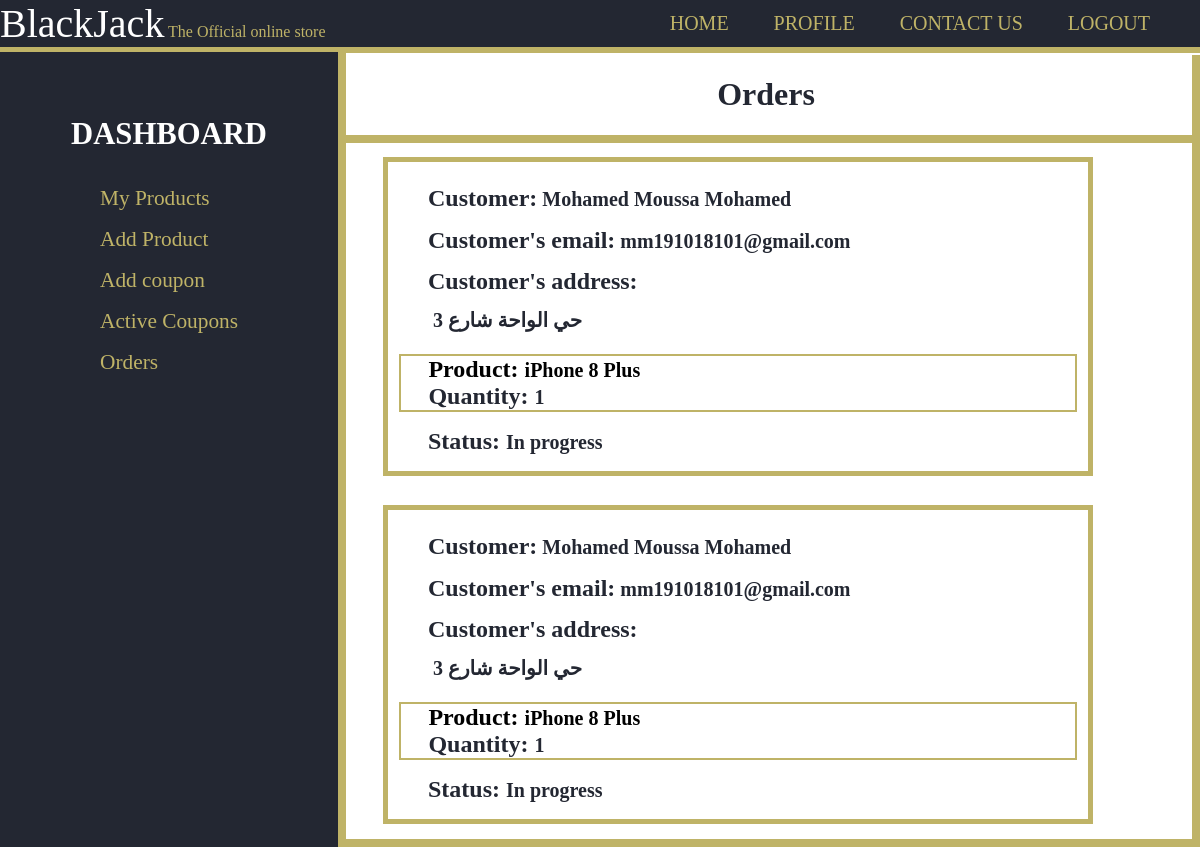
Before: /shop/orders/ (signed in) with the older database file.
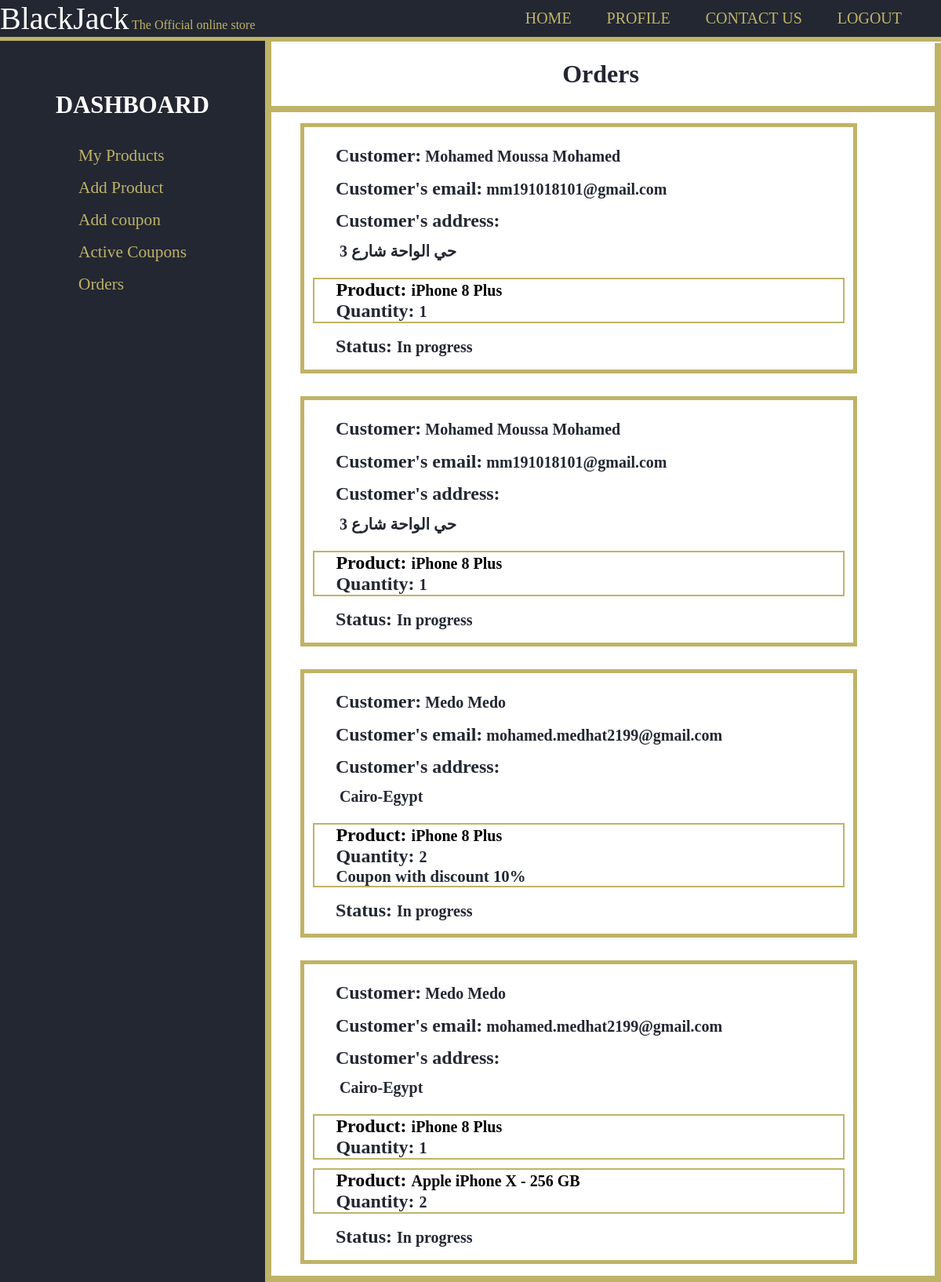
After: the same page with the newer database file.
### users/models.py (models this page shows, shortened)
class Order(models.Model):
    id = models.UUIDField(primary_key=True, default=uuid.uuid4, editable=False)
    products = models.ManyToManyField('users.InCart', related_name="ordered_products")
    is_delivered = models.BooleanField(default=False)
    is_ordered = models.BooleanField(default=False)
    bill = models.FloatField(default=0.0)
    coupon = models.ForeignKey('shop.Coupon',on_delete=models.SET_NULL,null=True,blank=True)
    created = models.DateTimeField(auto_now=True)
    class Meta:
        ordering = ['created']

class User(AbstractUser):
    phone_number = models.CharField(max_length=15,null=False,default="")
    phone_number_code = models.CharField(max_length=4,null=False,default="+20")
    country = models.CharField(max_length=30,null=False,default="Egypt")
    preferred_currency = models.CharField(max_length=3,null=False,default="EGP")
    address = models.CharField(max_length=100,null=False,default="")
    is_seller = models.BooleanField(default=False)
    cart = models.ManyToManyField('products.Product', blank=True, related_name="cart")
    wishlist = models.ManyToManyField('products.Product', blank=True, related_name="wishlist" )
    shop = models.ForeignKey('shop.Shop', related_name="user_shop",on_delete=models.SET_NULL, null=True, blank=True, default=None)
    orders = models.ManyToManyField('users.Order', blank=True, related_name="user_orders")

class InCart(models.Model):
    product = models.ForeignKey('products.Product',on_delete=models.CASCADE,null=True,default=None)
    quantity = models.PositiveSmallIntegerField(default=1)

### products/models.py (models this page shows, shortened)
class Product(models.Model):
    id = models.UUIDField(primary_key=True, default=uuid.uuid4, editable=False)
    name = models.CharField(max_length=100)
    price = models.DecimalField(max_digits=7,decimal_places=2)
    description = models.TextField(blank=True)
    remaininginstock = models.PositiveSmallIntegerField(default=1)
    featured = models.BooleanField(default=False)
    image = models.ImageField(null=True,blank=True,upload_to='product_images/')
    shop = models.ForeignKey('shop.Shop',on_delete=models.CASCADE)
    reviews = models.ManyToManyField(Review, blank=True, related_name="reviews")
    categories = [
        ('clothing','Clothing'),
        ('tvs','TVs'),
        ('electronics','Electronics'),
        ('home_applicanes','Home Appliances'),
        ('furniture','Furniture'),
        ('other','Other')
    ]
    category_map={
        'clothing':'Clothing',
        'tvs':'TVs',
        'electronics':'Electronics',
        'home_appliances':'Home Appliances',
        'furniture':'Furniture',
        'other':'Other'
    }
    category = models.CharField(max_length=15,choices=categories,default='other')
    visits = models.IntegerField(default=0)

### shop/models.py (models this page shows, shortened)
class Coupon(models.Model):
    name = models.CharField(max_length=30)
    code = models.CharField(max_length=25,unique=True)
    activated = models.BooleanField()
    discount = models.PositiveSmallIntegerField()
    shop = models.ForeignKey('shop.Shop',on_delete=models.CASCADE,null=True,blank=True)
    created = models.DateTimeField(auto_now=True)
    coupon_types = [('shop','shop'),('event','event'),('user','user')]
    coupon_type = models.CharField(max_length=5,choices=coupon_types,default='shop')

### shop/views.py (the view, shortened to what this page needs)
# urls.py: path('<str:shopname>/', views.index, name='shop'),
def index(request, shopname):
    try:
        if shopname=='addproduct':
            return addproduct(request)
        elif shopname=='activecoupons':
            return activecoupons(request)
        elif shopname=='orders':
            return orders(request)
    except Shop.DoesNotExist:
        return render(request,'shop/404.html')

### shop/views.py (called while the page is built)
@login_required
def orders(request):
    if not request.user.shop:
        return render(request,'shop/not_a_seller.html')
    return render(request,'shop/orders.html',{'orders':request.user.shop.orders.all(),'shop':request.user.shop})

### shop/templates/shop/orders.html (shortened to what this page needs)
{% extends 'shop/layout.html' %}
{% block name %}Orders{% endblock %}
{% block body %}
{% if orders %}
<div id="items">
  <div class="itemscontainer">
    {% for order in orders %}
      <div class="item">
        <ul class="order_user_info">
          <li><span style="font-size: 1.5rem;">Customer: </span><span style="font-size: 20px;">&nbsp;{{order.user_orders.all.0.first_name}} {{order.user_orders.all.0.last_name}}</span></li>
          <li><span style="font-size: 1.5rem;">Customer's email: </span><span style="font-size: 20px;">&nbsp;{{order.user_orders.all.0.email}}</span></li>
          <li><span style="font-size: 1.5rem;">Customer's address: </span><br><span style="font-size: 20px;">&nbsp;{{order.user_orders.all.0.address}}</span></li>
        </ul>
        {% for product in order.products.all %}
            <ul class="order_product_info">
            {% if product.product.shop.name == shop.name %}
                <li><a href="{% url 'productpage' product.product.id %}"><span style="font-size: 1.5rem;">Product: </span><span style="font-size:20px;">{{product.product.name}}</span></a></li>
                <li><span style="font-size: 1.5rem;">Quantity: </span> <span style="font-size: 20px;">{{product.quantity}}</span></li>
              {% if order.coupon %}
                {% if order.coupon.shop %}
                  <li><span style="font-size: 1.3rem;">Coupon {{coupon.name}} with discount {{order.coupon.discount}}%</span></li>
                {% endif %}
              {% endif %}
        </ul>
              {% endif %}
            {% endfor %}
        <ul  style="list-style-type:none;">
            <li><span style="font-size: 1.5rem;">Status: </span><span style="font-size: 20px;">{% if order.is_delivered %}Delivered{% else %}In progress{% endif %}</span></li>
        </ul>
      </div>
    {% endfor %}
  </div>
</div>
{% else %}
<div>
  <p style="font-size:2.5rem; text-align:center">You don't have any orders</p>
</div>
{% endif %}
{% endblock %}

Changed rows visible on the page:
added Order: user_orders.all.0.first_name "Medo", user_orders.all.0.last_name "Medo", user_orders.all.0.email "mohamed.medhat2199@gmail.com", user_orders.all.0.address "Cairo-Egypt", coupon.discount "10", is_delivered "In progress"
added InCart: product.name "iPhone 8 Plus", quantity "2", shown under "Medo"
added Order: user_orders.all.0.first_name "Medo", user_orders.all.0.last_name "Medo", user_orders.all.0.email "mohamed.medhat2199@gmail.com", user_orders.all.0.address "Cairo-Egypt", is_delivered "In progress"
added InCart: product.name "iPhone 8 Plus", quantity "1", shown under "Medo"
added InCart: product.name "Apple iPhone X - 256 GB", quantity "2", shown under "Medo"
